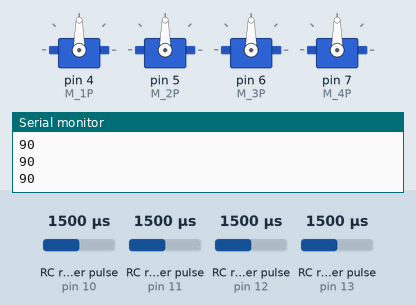
Bench run of a sketch on a simulated Arduino Uno, built with avr-gcc and run on an emulated ATmega328P. Parts: 4 × servo, the last lines printed to the serial monitor. Wiring (inferred from the names in the program): 4 × RC receiver channel: data pin 10 / data pin 11 / data pin 12 / data pin 13. The test bench sets the inputs (shaded band); at power-on: RC receiver pulse (sensors on pin 10, pin 11, pin 12, pin 13) 1500 µs.

Above: at 1.2 s.
1.3 s: RC receiver pulse (sensor on pin 10) set to 1020 µs
At 1.9 s:
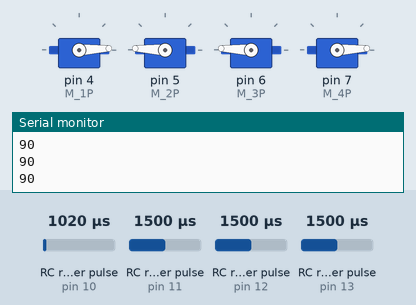
2.8 s: RC receiver pulse (sensor on pin 10) set to 1250 µs
At 4.0 s:
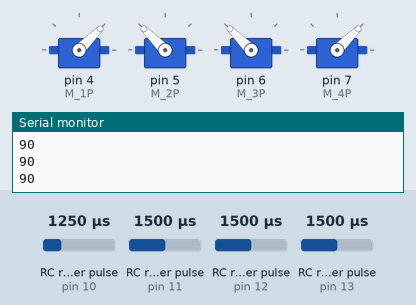
4.3 s: RC receiver pulse (sensor on pin 10) set to 1750 µs
At 5.4 s:
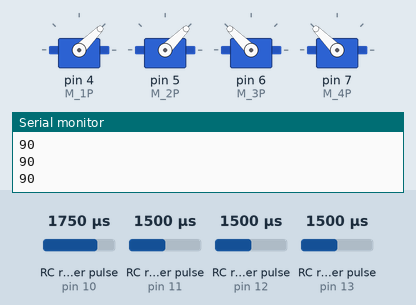
5.8 s: RC receiver pulse (sensor on pin 10) set to 1980 µs
At 6.5 s:
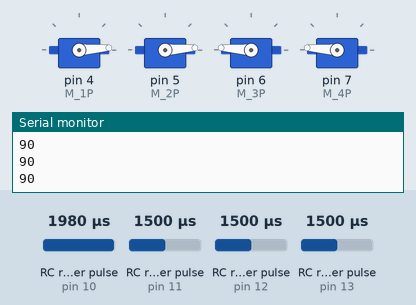
7.3 s: RC receiver pulse (sensor on pin 10) set to 1500 µs
At 7.7 s:
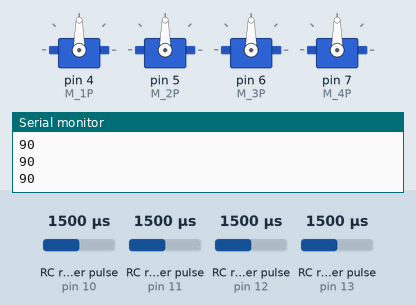
8.8 s: RC receiver pulse (sensor on pin 11) set to 1020 µs
At 10.0 s:
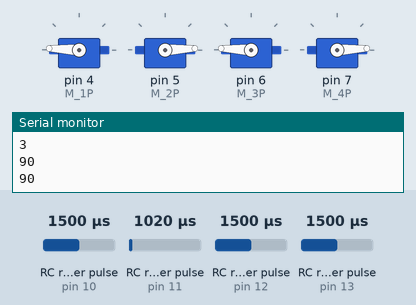
Timing chart, 0 to 11.3 s (numbered marks = the images above; inputs shaded):
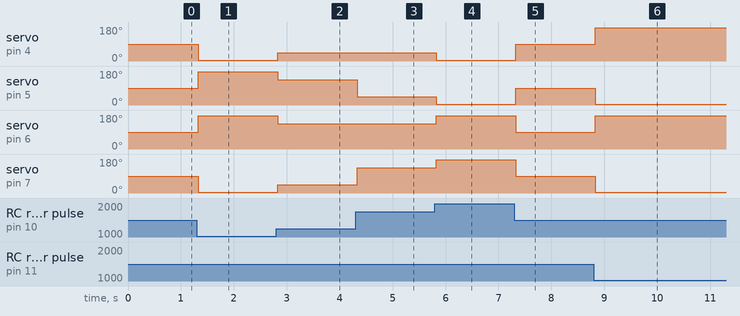

The sketch:

main.ino
```cpp
/* For more info go to www.calpardo.com  */

// Import
#include <Servo.h>

// Integers to call functions
int s_func;

// Mapping Constants
const int cur_min = 1000; // 1000 is the min value for FS-IA6B Receiver
const int cur_max = 2000; // 2000 is the max value for FS-IA6B Receiver
const int tar_min = 0; // 0 means CCW full throttle
const int tar_max = 180; // 180 means CW full throttle

// Motors
const int M_1P = 4; // Motor 1 (Front Left)
const int M_2P = 5; // Motor 2 (Front Right)
const int M_3P = 6; // Motor 3 (Rear Left)
const int M_4P = 7; // Motor 4 (Rear Right)

// Motors
Servo M_1;
Servo M_2;
Servo M_3;
Servo M_4;

// Receiver Input Pıns
const int ch_xP = 10; // Horizontal Input
const int ch_yP = 11; // Vertical Input
const int ch_trP = 12; // Turn round
const int ch_emP = 13; // Emergency Switch

// Setup
void setup() {
  pinMode(ch_xP, INPUT);
  pinMode(ch_yP, INPUT);
  pinMode(ch_trP, INPUT);
  pinMode(ch_emP, INPUT);

  M_1.attach(M_1P);
  M_2.attach(M_2P);
  M_3.attach(M_3P);
  M_4.attach(M_4P);

  Serial.begin(115200);
}

// Stop
  int M_STOP(){
    M_1.write(90);
    M_2.write(90);
    M_3.write(90);
    M_4.write(90);
  }

void loop() {

  // Reading PWM Pulse
  int ch_x = pulseIn(ch_xP, HIGH);
  int ch_y = pulseIn(ch_yP, HIGH);
  int ch_tr = pulseIn(ch_trP, HIGH);
  int ch_em = pulseIn(ch_emP, HIGH);

  // Mapping
  ch_x = map(ch_x, cur_min, cur_max, tar_min, tar_max);
  ch_y = map(ch_y, cur_min, cur_max, tar_min, tar_max);
  ch_tr = map(ch_tr, cur_min, cur_max, tar_min, tar_max);
  ch_em = map(ch_em, cur_min, cur_max, tar_min, tar_max);

  // Moving Right
  if (ch_x > 95){
    M_1.write(180-ch_x); // CCW
    M_2.write(180-ch_x); // CCW
    M_3.write(ch_x); // CW
    M_4.write(ch_x); // CW
    }

  // Moving Left
  else if (ch_x < 85){
    M_1.write(ch_x); // CW
    M_2.write(180-ch_x); // CCW
    M_3.write(180-ch_x); // CCW
    M_4.write(ch_x); // CW
    }

  // Moving Forward
  else if (ch_y > 95){
    M_1.write(ch_y); // CW
    M_2.write(180-ch_y); // CCW
    M_3.write(ch_y); // CW
    M_4.write(180-ch_y); // CCW
    }

  // Moving Backward
  else if (ch_y < 85){
    M_1.write(180-ch_y); // CCW
    M_2.write(ch_y); // CW
    M_3.write(180-ch_y); // CCW
    M_4.write(ch_y); // CW
    }

  // Turning Right
  else if (ch_tr > 90){
    M_1.write(180-ch_tr); // CCW
    M_2.write(180-ch_tr); // CCW
    M_3.write(180-ch_tr); // CCW
    M_4.write(180-ch_tr); // CCW
    }

  // Turning Left
  else if (ch_tr < 85){
    M_1.write(ch_tr); // CW
    M_2.write(ch_tr); // CW
    M_3.write(ch_tr); // CW
    M_4.write(ch_tr); // CW
    }

  // Emergency Switch ON
  else if (ch_em > 95){
    s_func = M_STOP();
    }

  // Else Stop Motors
  else {
    s_func = M_STOP();
    }

  // Printing
  Serial.println(ch_x);
  Serial.println(ch_y);
  Serial.println(ch_tr);
  Serial.println(ch_em);

}
```

Measured:
- after the input at 1.3 s, servo on pin 4 (M_1P), servo on pin 7 (M_4P): 90° → 3° at once; servo on pin 5 (M_2P), servo on pin 6 (M_3P): 90° → 177° at once
- after the input at 2.8 s, servo on pin 4 (M_1P), servo on pin 7 (M_4P): 3° → 45° at once; servo on pin 5 (M_2P), servo on pin 6 (M_3P): 177° → 135° at once
- after the input at 4.3 s, servo on pin 5 (M_2P): 135° → 45° at once; servo on pin 7 (M_4P): 45° → 135° at once
- after the input at 5.8 s, servo on pin 4 (M_1P), servo on pin 5 (M_2P): 45° → 4° at once; servo on pin 6 (M_3P), servo on pin 7 (M_4P): 135° → 176° at once
- after the input at 7.3 s, servo on pin 4 (M_1P), servo on pin 5 (M_2P): 4° → 90° at once; servo on pin 6 (M_3P), servo on pin 7 (M_4P): 176° → 90° at once
- after the input at 8.8 s, servo on pin 4 (M_1P), servo on pin 6 (M_3P): 90° → 177° at once; servo on pin 5 (M_2P), servo on pin 7 (M_4P): 90° → 3° at once
